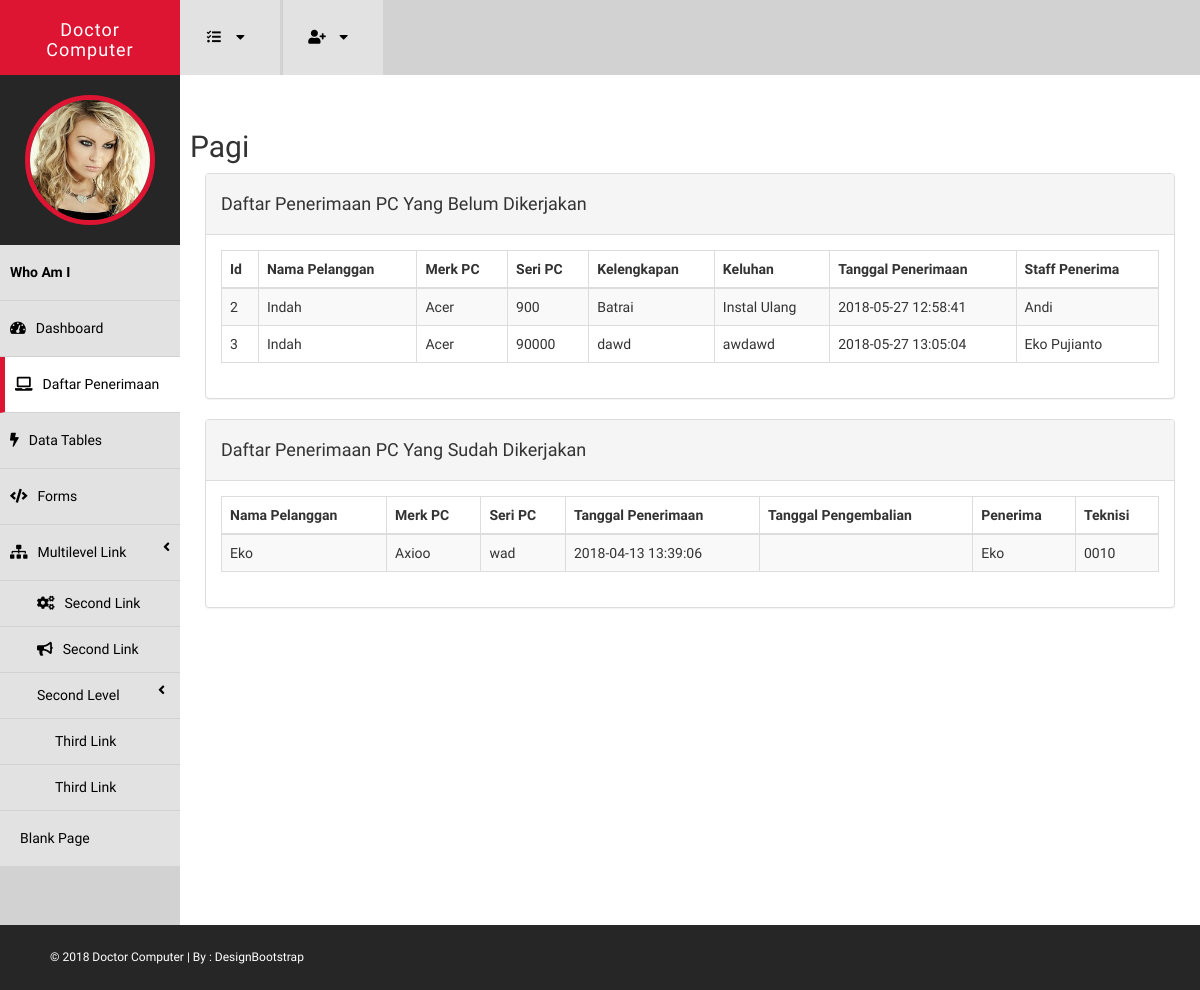
The app's page /website-admin/penerimaan-pc.php, older data.
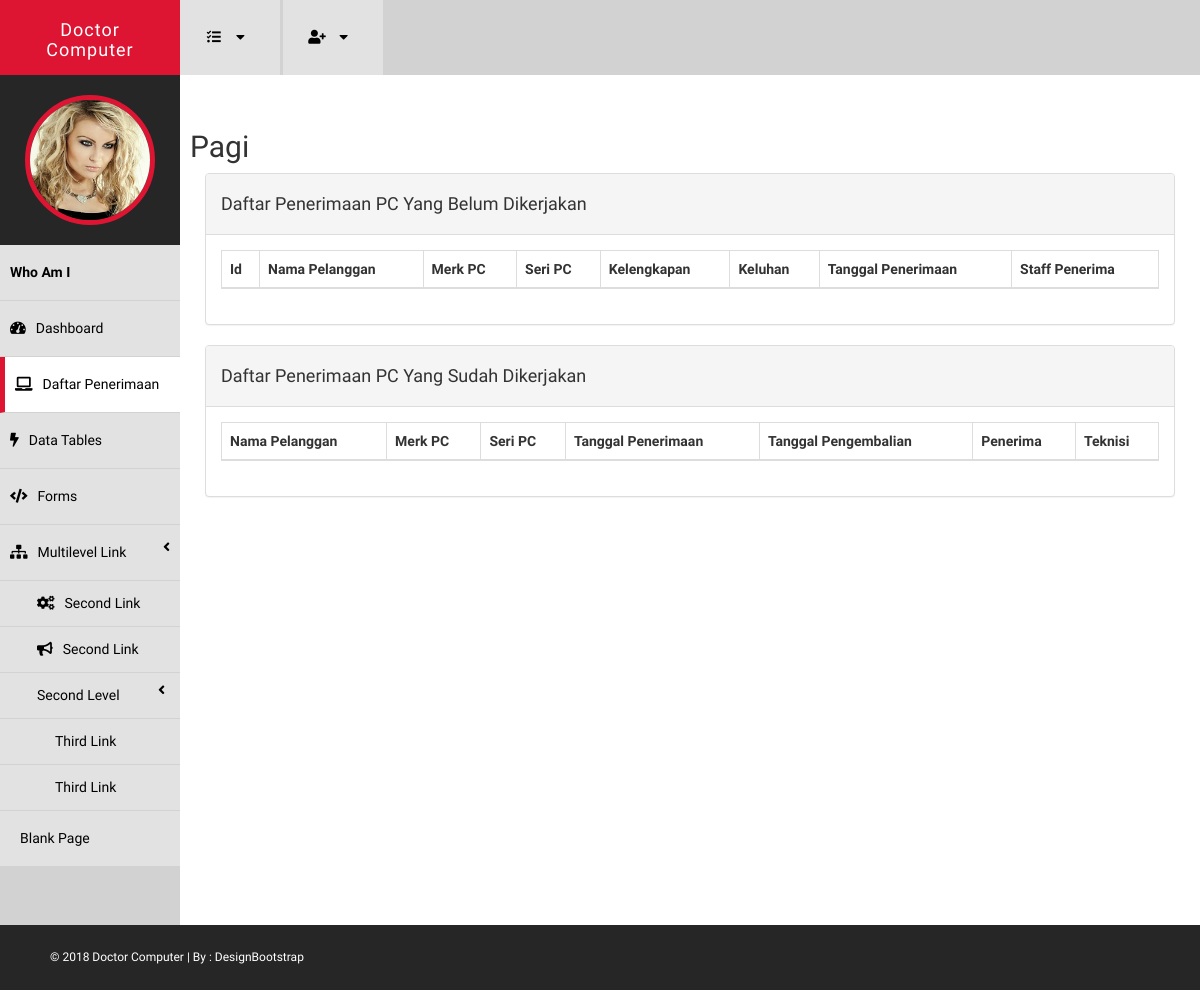
The same page, newer data.
### tables this page shows
CREATE TABLE `daftar_penerimaan_pc` (
  `id_Penerimaan` varchar(10) NOT NULL,
  `id_Pelanggan` varchar(10) DEFAULT NULL,
  `Merk_PC` varchar(30) DEFAULT NULL,
  `Seri_PC` varchar(10) DEFAULT NULL,
  `Kelengkapan` text,
  `Keluhan` text,
  `Tanggal_Terima` datetime DEFAULT NULL,
  `id_Penerima_Staff` varchar(5) DEFAULT NULL
);

CREATE TABLE `anggota` (
  `id_Anggota` varchar(50) NOT NULL,
  `Nama` varchar(30) NOT NULL,
  `Jabatan` varchar(30) NOT NULL,
  `NO_HP` varchar(14) DEFAULT NULL,
  `Email` varchar(30) NOT NULL,
  `Alamat` text,
  `foto` text
);

CREATE TABLE `status_pengembalian_pc` (
  `id_penerimaan` varchar(10) DEFAULT NULL,
  `id_Pelanggan` varchar(10) DEFAULT NULL,
  `Tgl_Terima` datetime DEFAULT NULL,
  `Tgl_Pengembalian` datetime DEFAULT NULL,
  `Status_pengembalian` enum('Sudah','Belum') DEFAULT 'Belum',
  `teknisi` varchar(50) DEFAULT NULL
);

### website-admin/penerimaan-pc.php (the view, shortened to what this page needs)
<!DOCTYPE html>
<html xmlns="http://www.w3.org/1999/xhtml">
<head>
    <link rel="stylesheet" href="assets/css/bootstrap.min.css">
    <link rel="stylesheet" href="assets/css/dataTables.bootstrap.min.css">
    <link href="assets\css\font-awesome\css\fontawesome-all.css" rel="stylesheet" />
    <link href="assets/css/style.css" rel="stylesheet" />
</head>
<body>
    <div id="wrapper">
        <nav class="navbar navbar-default navbar-cls-top " role="navigation" style="margin-bottom: 0">
            <div class="navbar-header">
                <a  class="navbar-brand" href="index.php">Doctor Computer</a>
            </div>
            <div class="notifications-wrapper">
            <ul class="nav" >
                <li class="dropdown">
                    <a class="dropdown-toggle" data-toggle="dropdown" href="#" aria-expanded="false">
                        <i class="fa fa-tasks fa-fw"></i>  <i class="fa fa-caret-down"></i>
                    </a>
                </li>
                <li class="dropdown">
                    <a class="dropdown-toggle" data-toggle="dropdown" href="#">
                        <i class="fa fa-user-plus"></i>  <i class="fa fa-caret-down"></i>
                    </a>
                </li>
            </ul>
        </div>
        </nav>
                <nav  class="navbar-default navbar-side" role="navigation">
                    <div class="sidebar-collapse">
                        <ul class="nav" id="main-menu">
                            <li>
                                <div class="user-img-div">
                                    <img src="assets/img/user.jpg" class="img-circle" />
                                </div>
                            </li>
                             <li>
                                <a  href="#"> <strong> Who Am I </strong></a>
                            </li>
                            <li>
                                <a  href="index.php"><i class="fa fa-tachometer-alt  "></i>Dashboard</a>
                            </li>
                            <li>
                                <a href="penerimaan-pc.php" class="active-menu" ><i class="fa fa-laptop "></i>Daftar Penerimaan </a>
                            </li>
                            <li>
                                <a href="table.php"><i class="fa fa-bolt "></i>Data Tables </a>
                            </li>
                            <li>
                                <a href="forms.php"><i class="fa fa-code "></i>Forms</a>
                            </li>
                            <li>
                                <a href="#"><i class="fa fa-sitemap "></i>Multilevel Link <span class="fa arrow"></span></a>
                                 <ul class="nav nav-second-level">
                                    <li>
                                        <a href="#"><i class="fa fa-cogs "></i>Second  Link</a>
                                    </li>
                                     <li>
                                        <a href="#"><i class="fa fa-bullhorn "></i>Second Link</a>
                                    </li>
                                    <li>
                                        <a href="#">Second Level<span class="fa arrow"></span></a>
                                        <ul class="nav nav-third-level">
                                            <li>
                                                <a href="#">Third  Link</a>
                                            </li>
                                            <li>
                                                <a href="#">Third Link</a>
                                            </li>
                                        </ul>
                                    </li>
                                </ul>
                            </li>
                            <li>
                                <a href="blank.php"><i class="fa fa-dashcube "></i>Blank Page</a>
                            </li>
                        </ul>
                    </div>
                </nav>
        <div id="page-wrapper" class="page-wrapper-cls" style="margin-left: 180px;">
            <div id="page-inner">
                <div class="row">
                    <h2>Pagi</h2>
                    <div class="col-lg-12">
                        <div class="panel panel-default">
                            <div class="panel-heading">
                                <h4>Daftar Penerimaan PC Yang Belum Dikerjakan</h4>
                            </div>
                            <div class="panel-body">
                                <div class="dataTable_wrapper">
                                    <table class="table table-striped table-bordered table-hover display" id="dataTables">
                                        <thead>
                                            <tr class="gradeA">
                                                <th>Id</th>
                                                <th>Nama Pelanggan</th>
                                                <th>Merk PC</th>
                                                <th>Seri PC</th>
                                                <th>Kelengkapan</th>
                                                <th>Keluhan</th>
                                                <th>Tanggal Penerimaan</th>
                                                <th>Staff Penerima</th>
                                            </tr>
                                        </thead>
                                        <tbody>
                                        <?php
                                        include('SQL\koneksi-admin.php');
                                        $sql = "SELECT daftar_penerimaan_pc.id_Penerimaan, CONCAT(Nama_Depan,' ' , Nama_Belakang) AS 'Nama Pelanggan', daftar_penerimaan_pc.Merk_PC, daftar_penerimaan_pc.Seri_PC, daftar_penerimaan_pc.Kelengkapan, daftar_penerimaan_pc.Keluhan, daftar_penerimaan_pc.Tanggal_Terima, anggota.Nama
                                                FROM daftar_penerimaan_pc, anggota, daftar_pelanggan,status_pengembalian_pc
                                                WHERE daftar_penerimaan_pc.id_Pelanggan = daftar_pelanggan.id_Pelanggan
                                                AND daftar_penerimaan_pc.id_Penerima_Staff = anggota.id_Anggota
                                                AND status_pengembalian_pc.id_penerimaan = daftar_penerimaan_pc.id_Penerimaan
                                                AND status_pengembalian_pc.Status_pengembalian = 'Belum'";
                                        $hasil = mysqli_query($conn, $sql);
                                        if ( mysqli_num_rows($hasil))
                                        {
                                            while ( $data=mysqli_fetch_row($hasil))
                                            {
                                         ?>
                                            <tr class="odd gradeX">
                                                <td><?php echo $data['0']; ?></td>
                                                <td><?php echo $data['1']; ?></td>
                                                <td><?php echo $data['2']; ?></td>
                                                <td><?php echo $data['3']; ?></td>
                                                <td><?php echo $data['4']; ?></td>
                                                <td><?php echo $data['5']; ?></td>
                                                <td><?php echo $data['6']; ?></td>
                                                <td><?php echo $data['7']; ?></td>
                                            </tr>
                                        <?php
                                            }
                                        } ?>
                                        </tbody>
                                    </table>
                                </div>
                            </div>
                        </div>
                    </div>
                </div>
                <div class="row">
                    <div class="col-lg-12">
                        <div class="panel panel-default">
                            <div class="panel-heading">
                                <h4>Daftar Penerimaan PC Yang Sudah Dikerjakan</h4>
                            </div>
                            <div class="panel-body">
                                <div class="dataTable_wrapper">
                                    <table class="table table-striped table-bordered table-hover display" id="dataTables2" style="width: 100%">
                                        <thead>
                                            <tr class="gradeA">
                                                <th>Nama Pelanggan</th>
                                                <th>Merk PC</th>
                                                <th>Seri PC</th>
                                                <th>Tanggal Penerimaan</th>
                                                <th>Tanggal Pengembalian</th>
                                                <th>Penerima</th>
                                                <th>Teknisi</th>
                                            </tr>
                                        </thead>
                                        <tbody>
                                        <?php
                                        include('SQL\koneksi-admin.php');
                                        $sql = "SELECT CONCAT(Nama_Depan,' ' , Nama_Belakang) AS 'Nama Pelanggan', daftar_penerimaan_pc.Merk_PC, daftar_penerimaan_pc.Seri_PC,  daftar_penerimaan_pc.Tanggal_Terima,status_pengembalian_pc.Tgl_Pengembalian, anggota.Nama AS 'Penerima', status_pengembalian_pc.teknisi  AS 'Teknisi'
                                                FROM daftar_penerimaan_pc, anggota, daftar_pelanggan,status_pengembalian_pc
                                                WHERE daftar_penerimaan_pc.id_Pelanggan = daftar_pelanggan.id_Pelanggan
                                                AND daftar_penerimaan_pc.id_Penerima_Staff = anggota.id_Anggota
                                                AND status_pengembalian_pc.id_penerimaan = daftar_penerimaan_pc.id_Penerimaan
                                                AND status_pengembalian_pc.Status_pengembalian = 'Sudah'";
                                        $hasil = mysqli_query($conn, $sql);
                                        if ( mysqli_num_rows($hasil))
                                        {
                                            while ( $data=mysqli_fetch_row($hasil))
                                            {
                                         ?>
                                            <tr class="odd gradeX">
                                                <td><?php echo $data['0']; ?></td>
                                                <td><?php echo $data['1']; ?></td>
                                                <td><?php echo $data['2']; ?></td>
                                                <td><?php echo $data['3']; ?></td>
                                                <td><?php echo $data['4']; ?></td>
                                                <td><?php echo $data['5']; ?></td>
                                                <td><?php echo $data['6']; ?></td>
                                            </tr>
                                        <?php
                                            }
                                        }?>
                                        </tbody>
                                    </table>
                                </div>
                            </div>
                        </div>
                    </div>
                </div>
            </div>
        </div>
    </div>
    <?php include('assets/layout/footer.php'); ?>
</body>
</html>

### website-admin/assets/layout/footer.php
<footer >
    &copy; 2018 Doctor Computer | By : <a href="http://www.designbootstrap.com/" target="_blank">DesignBootstrap</a>
</footer>

### website-admin/assets/css/style.css (style rules this page uses)
body { font-family: 'Raleway', sans-serif; line-height:25px; font-size:14px; }
#wrapper { width: 100%; background: #d2d2d2; }
#page-wrapper { padding: 15px 15px; min-height: 800px; background: #fff; }
#page-inner { width: 100%; margin: 10px 20px 10px 0px; background-color: #fff!important; padding: 10px; min-height: 800px; }
.navbar-cls-top .navbar-brand { color: #fff; background: #DD1533; width: 180px; text-align: center; height: 75px; font-size: 18px; letter-spacing: 1px; padding-top: 20px; }
.user-img-div { min-height: 130px; padding: 20px; background-color: #262626; text-align:center; }
.user-img-div img { height: 130px; border: 5px solid #DD1533; }
.active-menu { background-color: #fff!important; border-left: 5px solid #DD1533; }
.arrow { float: right; }
.fa.arrow:before { content: "\f104"; }
.nav-second-level li, .nav-third-level li { border-bottom: none !important; }
.nav-second-level li a { padding-left: 37px; }
.nav-third-level li a { padding-left: 55px; }
.sidebar-collapse, .sidebar-collapse .nav { background: none; }
.sidebar-collapse .nav { padding: 0; }
.sidebar-collapse .nav > li > a { color: #000; background: #E2E2E2; text-shadow: none; border-bottom: 1px solid #D2D2D2; }
.sidebar-collapse > .nav > li > a { padding: 15px 10px; }
.nav-second-level > li:last-child > a:after, .nav-third-level > li:last-child > a:after { height: 50%; }
.nav-third-level > li > a:after, .nav-third-level > li > a:before { left: 40px; }
.navbar-side { border: none; background-color: #202020; }
.navbar-cls-top { background: #262626; border-bottom: none; }
.navbar-default { border: 0px solid black; }
.navbar-header { background: #000000; }
.nav > li > a > i { margin-right: 10px; }
.notifications-wrapper { margin-left:3px; }
.notifications-wrapper .nav { background-color: #D2d2d2; }
.notifications-wrapper li { display: inline-block; }
.notifications-wrapper li a { padding: 25px; min-height: 50px; }
.notifications-wrapper .nav > li > a { background-color: #E2E2E2; color:#000; }
footer { background-color:#262626; padding:20px 50px; color:#fff; font-size:12px; }
footer a { color:#fff; }
@media (min-width:768px) { .page-wrapper-cls { margin: 0 0 0 180px; } }
@media (min-width:768px) { .navbar-side { z-index: 1; position: absolute; width: 180px; } }
@media (min-width:768px) { .navbar { border-radius: 0px; } }

Row changes from the older to the newer data that the page shows:
removed daftar_penerimaan_pc: id_Penerimaan "2", 1 "Indah", Merk_PC "Acer", Seri_PC "900", Kelengkapan "Batrai", Keluhan "Instal Ulang", Tanggal_Terima "2018-05-27 12:58:41", id_Penerima_Staff.Nama "Andi", shown under "Daftar Penerimaan PC Yang Belum Dikerjakan"
removed daftar_penerimaan_pc: id_Penerimaan "3", 1 "Indah", Merk_PC "Acer", Seri_PC "90000", Kelengkapan "dawd", Keluhan "awdawd", Tanggal_Terima "2018-05-27 13:05:04", id_Penerima_Staff.Nama "Eko Pujianto", shown under "Daftar Penerimaan PC Yang Belum Dikerjakan"
removed daftar_penerimaan_pc: 0 "Eko", Merk_PC "Axioo", Seri_PC "wad", Tanggal_Terima "2018-04-13 13:39:06", id_Penerima_Staff.Nama "Eko", status_pengembalian_pc.teknisi "0010", shown under "Daftar Penerimaan PC Yang Sudah Dikerjakan"
